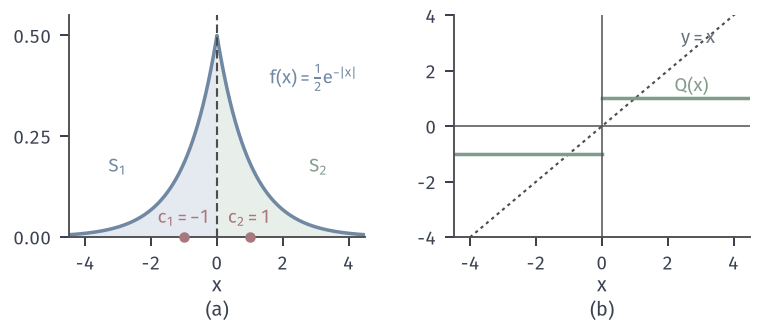

The script that drew this image:
from pathlib import Path
import sys
HERE = Path(__file__).resolve().parent
sys.path.insert(0, str(HERE.parent/'quant-common'))
from quant_fig import *
# Two-point quantizer for X ~ Laplace(0,1): cells S1=(-inf,0), S2=[0,inf), points c1=-1, c2=+1.
# (a) density with the two cells and the reconstruction points; (b) the map Q(x) against y=x.
x = np.linspace(-4.5, 4.5, 901)
fig, (a, b) = figure(width_mm=108, height_mm=46, ncols=2)
panel(fig, left=.09, right=.98, bottom=.27, top=.95, wspace=.3)
a.fill_between(x[x < 0], 0, pdf(x[x < 0]), color=BLUE_FILL, lw=0)
a.fill_between(x[x >= 0], 0, pdf(x[x >= 0]), color=GREEN_FILL, lw=0)
a.plot(x, pdf(x), color=BLUE, lw=1.4)
a.axvline(0, color=STROKE, lw=.85, ls=DASH)
for c in (-1, 1): dot(a, c, 0)
lab(a, -1, .035, '$c_1=-1$', RED, ha='center'); lab(a, 1, .035, '$c_2=1$', RED, ha='center')
lab(a, -3.3, .16, '$S_1$', BLUE); lab(a, 2.8, .16, '$S_2$', GREEN)
lab(a, 1.6, .38, r'$f(x)=\frac{1}{2}\mathrm{e}^{-|x|}$', BLUE)
a.set_xlim(-4.5, 4.5); a.set_ylim(0, .55); a.set_yticks([0, .25, .5]); a.set_xlabel('$x$', labelpad=1)
b.plot(x, x, color=STROKE, lw=.85, ls=DOT)
b.plot(x[x < 0], -np.ones((x < 0).sum()), color=GREEN, lw=1.4)
b.plot(x[x >= 0], np.ones((x >= 0).sum()), color=GREEN, lw=1.4)
b.axhline(0, color=STROKE, lw=.6); b.axvline(0, color=STROKE, lw=.6)
lab(b, 2.2, 1.25, '$Q(x)$', GREEN); lab(b, 2.4, 3.0, '$y=x$', MUTED)
b.set_xlim(-4.5, 4.5); b.set_ylim(-4, 4); b.set_xlabel('$x$', labelpad=1)
tags(fig, (a, b))
save(fig, HERE, 'figure', {'D': mse([0], [-1, 1]), 'centroid': cmean(0, math.inf)})
